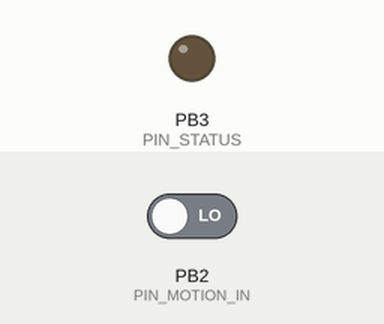
Recording of a sketch running on a simulated ATtiny85, built with avr-gcc and run on an emulated ATtiny85. On the bench: output pins drawn as LEDs (lit = HIGH). Inputs (shaded band) come from the test bench; at power-on: PB2 (PIN_MOTION_IN) LOW. Sleep ends after the set time or at an interrupt; pins used as bus, display or sensor lines are not drawn.

Above: at 17.1 s.
17.2 s: PB2 (PIN_MOTION_IN) driven HIGH
At 25.1 s:
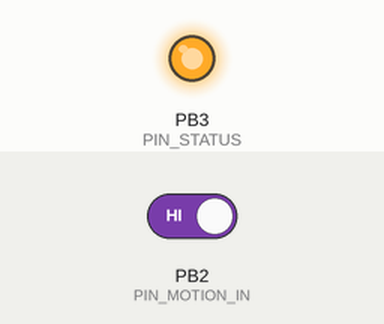
Timing chart, 0 to 26.6 s (numbered marks = the images above; inputs shaded):
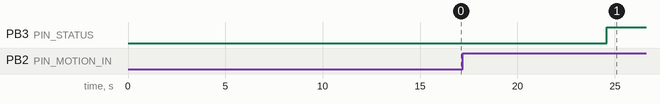

The sketch:

pir.ino
```cpp
/**
 * Use Attiny85 core from here:
 * https://github.com/SpenceKonde/ATTinyCore
 *
 * Install with the boards manager:
 * http://drazzy.com/package_drazzy.com_index.json
 *
 */

#if defined( __AVR_ATtiny85__ )
  #define __AVR_ATtinyX5__ 1 // For RCSwitch
#endif

// RC Switch library form https://github.com/sui77/rc-switch
#include <RCSwitch.h>
#include <avr/sleep.h>    // Sleep Modes
#include <avr/power.h>    // Power management
#include <avr/wdt.h>      // Watchdog

#define PIN_MOTION_IN 2

#if defined( __AVR_ATtiny85__ )
  #define PIN_POWER 1
  #define PIN_RADIO_OUT 4
  #define PIN_DEBUG 0
  #define PIN_STATUS 3 // Not using it as an analog input
#else
  #define PIN_POWER 6
  #define PIN_RADIO_OUT 7
  #define PIN_DEBUG 1
  #define PIN_STATUS 3
#endif

//#define WD_DO_STUFF 225 // How many watchdog interupts before doing real work: 225 * 8 / 60 = 30 minutes.
//const int WD_DO_STUFF = 110; // ~15 minutes
const int WD_DO_STUFF = 4; // ~30

byte count = 0;
byte num_transmissions = 2; // How many times to send the command.
byte state = 0; // 0 = off, 1 = on

volatile int wd_isr = WD_DO_STUFF; // Start in do stuff mode.


RCSwitch mySwitch = RCSwitch();

/**
 * Wake up by watchdog
 */
ISR(WDT_vect) {
  ++wd_isr;
}

/**
 * Wake up by motion stopped.
 */
void isr_motion() {
  wd_isr = 0; // Reset the timer
}

void setup() {

  // Turn off everything but timers
  ADCSRA = 0;  // disable ADC
  power_all_disable();
  power_timer0_enable();
  power_timer1_enable();
  //power_timer2_enable();

  pinMode(PIN_MOTION_IN, INPUT);
  pinMode(PIN_POWER, OUTPUT);
  pinMode(PIN_DEBUG, OUTPUT);
  pinMode(PIN_STATUS, OUTPUT);

  // Keep the power on.
  digitalWrite(PIN_POWER, HIGH);

  digitalWrite(PIN_DEBUG, HIGH);

  watchdog_setup();

  // Transmitter enable
  mySwitch.enableTransmit(PIN_RADIO_OUT);

}

void loop() {
  // Tell watchdog all is ok.
  wdt_reset();

  if (wd_isr < WD_DO_STUFF) {
    // Carry on sleeping.
    goToSleep();
  } else {
    if (digitalRead(PIN_MOTION_IN)) {
      // Movement happening.
      if (state == 0) {
        // "Rising edge" of motion sensor.
        state = 1;

        // For when powered by mains & the actual power does not get disconnected.
        // due to a bunch of hardware, mosfets etc not being installed.
        // but good to still have a power status indicator.
        digitalWrite(PIN_POWER, HIGH);

        wd_isr = 0; // Reset the timer

        // Turn on the indicator leds
        digitalWrite(PIN_STATUS, HIGH);

        for (int i = 0; i < num_transmissions; i++) {
          mySwitch.switchOn(1, 1);
          // Allow time for transmission
          delay(250);
        }
      }
    } else {
      // No movement.
      if (state == 1) {
        // "Falling edge" of motion sensor.
        state = 0;

        // Turn off the indicator leds
        digitalWrite(PIN_STATUS, LOW);

        for (int i = 0; i <= num_transmissions; i++) {
          mySwitch.switchOff(1, 1);
          // Allow time for transmission
          delay(250);
        }
      }
      // power down
      digitalWrite(PIN_POWER, LOW);
    }

    goToSleep();
  }

}

void goToSleep() {
  digitalWrite(PIN_DEBUG, LOW);

  set_sleep_mode(SLEEP_MODE_PWR_DOWN);
  power_all_disable();

  MCUSR = 0; // clear the reset register
  noInterrupts();           // timed sequence follows
  attachInterrupt(0, isr_motion, FALLING);
  sleep_enable();

  #if defined( __AVR_ATtiny85__ )
    // no brown out
  #else
    // turn off brown-out enable in software
    MCUCR = bit (BODS) | bit (BODSE);
    MCUCR = bit (BODS);
  #endif

  interrupts();             // guarantees next instruction executed
  sleep_cpu();

  // cancel sleep as a precaution
  sleep_disable();

  power_timer0_enable();
  power_timer1_enable();
  //power_timer2_enable();


  //power_all_enable();

  digitalWrite(PIN_DEBUG, HIGH);
}

/**
 * Watchdog to sleep for maximum time (8 seconds).
 */
void watchdog_setup() {
  // Clear any previous watchdog interupt
  MCUSR = 0;

  #if defined( __AVR_ATtiny85__ )
    // allow changes, disable reset
    WDTCR = bit (WDCE) | bit (WDE);
    // set interrupt mode and an interval
    WDTCR = bit (WDIE) | bit (WDP3) | bit (WDP0);    // set WDIE, and 8 seconds delay
  #else
    // allow changes, disable reset
    WDTCSR = bit (WDCE) | bit (WDE);
    // set interrupt mode and an interval
    WDTCSR = bit (WDIE) | bit (WDP3) | bit (WDP0);    // set WDIE, and 8 seconds delay
  #endif

  wdt_reset();
}
```

Measured:
- after the input at 17.2 s, PB3 (PIN_STATUS): LOW → HIGH after 7.4 s
